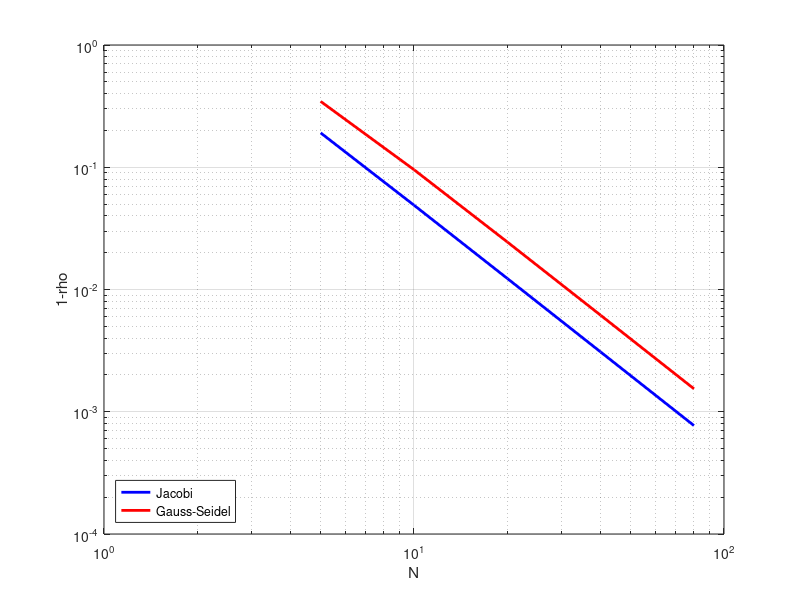

MATLAB code for this plot: (Note: this script raises an error after producing the figure.)
%%
clear all, close all, clc, format long, format compact
%%
% *Exercise 2*
%
% (a)

% spectral radii
rhoBJ=[];
rhoBGS=[];
for N=[5,10,20,40,80]
    h = 1/N;
    A = (2/h^2)*diag(ones(N-1,1)) - (1/h^2)*diag(ones(N-2,1),1) - (1/h^2)*diag(ones(N-2,1),-1);
    b = sin(pi*h*(1:N-1)');
    D = diag(diag(A));
    E = D-tril(A);
    F = D-triu(A);
    BJ = D\(E+F);
    BGS = (D-E)\F;
    rhobj = max(abs(eig(BJ)));
    rhoBJ=[rhoBJ rhobj];
    rhobgs = max(abs(eig(BGS)));
    rhoBGS = [rhoBGS rhobgs];
end
rhoBJ'
rhoBGS'

% Both iterative methods should converge for these values of N as rho is <1 for each method Gauss-Seidel should converge faster as it has lower values of rho for each N. As N increases, rho tends to 1 therefore the methods should converge slower.

% Plotting 1-rho
hold off
Nvec=[5,10,20,40,80];
loglog(Nvec, 1-rhoBJ, 'b', 'LineWidth', 2)
hold on
loglog(Nvec, 1-rhoBGS, 'r', 'LineWidth', 2)
grid on
xlabel('N')
ylabel('1-rho')
legend('Jacobi', 'Gauss-Seidel', 'Location', 'SouthWest')

% eqn of the BJ line
mJ = (log(1-rhoBJ(1))-log(1-rhoBJ(5)))/(log(5)-log(80));
cJ = log(1 - rhoBJ(5)) - mJ*log(Nvec(5));
CJ = exp(cJ)
alphaJ = mJ

% eqn of BGS line
mGS = (log(1-rhoBGS(1))-log(1-rhoBGS(5)))/(log(5)-log(80));
cGS = log(1 - rhoBGS(5)) - mGS*log(Nvec(5));
CGS = exp(cGS)
alphaGS = mGS

% So the approximate relationship between the spectral radii and N is rho = 1 - C*N^alpha where C and alpha are defined above for each method.

% As N tends to infinity, 1-rho tends to 0 i.e rho tends to 1, so the number of iterations grows exponentially. Thus, when N is large, the methods will converge exponentially slower.
%%
% (b)

tol = 1e-10;
nmax = 1e5;

hold off
% Plot approximations
for N=[5,10,20,40,80]
    xvals=linspace(0, 1, N+1);
    x0 = zeros(N-1, 1);
    h = 1/N;
    A = (2/h^2)*diag(ones(N-1,1)) - (1/h^2)*diag(ones(N-2,1),1) - (1/h^2)*diag(ones(N-2,1),-1);
    b = sin(pi*h*(1:N-1)');
    [x, niter, relresiter, xiter] = itermeth(A, b, x0, nmax, tol, 'G');
    plot(xvals, [0;x;0])
    hold on
end
y=@(x)pi^(-2)*sin(pi*x);
xvals=linspace(0, 1, 81);
plot(xvals, y(xvals), 'black')

% As N increases, the solutions seem to converge.

%%
error_vect = [];
for N=[5,10,20,40,80]
    xvals=linspace(1/N, (N-1)/N, N-1);
    x0 = zeros(N-1, 1);
    h = 1/N;
    A = (2/h^2)*diag(ones(N-1,1)) - (1/h^2)*diag(ones(N-2,1),1) - (1/h^2)*diag(ones(N-2,1),-1);
    b = sin(pi*h*(1:N-1)');
    [x, niter, relresiter, xiter] = itermeth(A, b, x0, nmax, tol, 'G');
    diff=[];
    for i=1:N-1
        diff=[diff (x(i)-y(xvals(i)))];      
    end
    error_vect = [error_vect max(abs(diff))];
end
error_vect'

% Plotting N against the error
hold off
Nvec = [5,10,20,40,80];
hvect = 1./Nvec;
m = (log(error_vect(1))-log(error_vect(5)))/(log(hvect(1))-log(hvect(5)));
c = log(error_vect(5)) - m*log(hvect(5));
C = exp(c)
p = m
loglog(hvect, error_vect, 'blue')
% loglog(hvect, C*hvect.^m, 'red') (line check)

% My results support the theoretical estimate. We can see this because p = ~2.
%%
% (c)

tol = 1e-10;
nmax = 1e5;

% Error
y=@(x)(1/2)*x*(1-x);
eN = [];
for N=[5,10,20,40,80]
    xvals=linspace(1/N, (N-1)/N, N-1);
    x0 = zeros(N-1, 1);
    h = 1/N;
    A = (2/h^2)*diag(ones(N-1,1)) - (1/h^2)*diag(ones(N-2,1),1) - (1/h^2)*diag(ones(N-2,1),-1);
    b = ones(N-1,1);
    [x, niter, relresiter, xiter] = itermeth(A, b, x0, nmax, tol, 'G');
    diff=[];
    for i=1:N-1
        diff=[diff (x(i)-y(xvals(i)))];      
    end
    eN = [eN max(abs(diff))];
end

% Plotting the error
Nvec = [5,10,20,40,80];
hvect = 1./Nvec;
m = (log(eN(1))-log(eN(5)))/(log(hvect(1))-log(hvect(5)));
c = log(eN(5)) - m*log(hvect(5));
C = exp(c);
loglog(hvect, eN, 'blue')
% loglog(hvect, C*hvect.^m, 'red') (line check)

% It's surprising that the error should be so small. This has occured because C is proportional to y''''. But y'''' = 0 so we have C = 0. Now, as the error <= Ch^2, we should expect the error to be (close to) 0.
